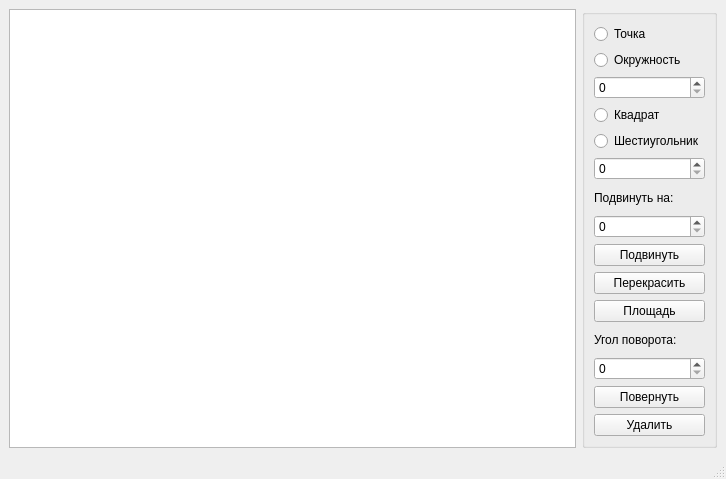
<?xml version="1.0" encoding="UTF-8"?>
<ui version="4.0">
 <class>MainWindow</class>
 <widget class="QMainWindow" name="MainWindow">
  <property name="geometry">
   <rect>
    <x>0</x>
    <y>0</y>
    <width>726</width>
    <height>479</height>
   </rect>
  </property>
  <property name="windowTitle">
   <string>MainWindow</string>
  </property>
  <widget class="QWidget" name="centralwidget">
   <layout class="QHBoxLayout" name="horizontalLayout">
    <item>
     <widget class="MyGraph" name="graphicsView"/>
    </item>
    <item>
     <widget class="QGroupBox" name="groupBox">
      <property name="title">
       <string/>
      </property>
      <layout class="QVBoxLayout" name="verticalLayout">
       <item>
        <widget class="QRadioButton" name="radioButton">
         <property name="text">
          <string>Точка</string>
         </property>
        </widget>
       </item>
       <item>
        <widget class="QRadioButton" name="radioButton_2">
         <property name="text">
          <string>Окружность</string>
         </property>
        </widget>
       </item>
       <item>
        <widget class="QSpinBox" name="spinBox"/>
       </item>
       <item>
        <widget class="QRadioButton" name="radioButton_3">
         <property name="text">
          <string>Квадрат</string>
         </property>
        </widget>
       </item>
       <item>
        <widget class="QRadioButton" name="radioButton_4">
         <property name="text">
          <string>Шестиугольник</string>
         </property>
        </widget>
       </item>
       <item>
        <widget class="QSpinBox" name="spinBox_3"/>
       </item>
       <item>
        <widget class="QLabel" name="label_2">
         <property name="text">
          <string>Подвинуть на:</string>
         </property>
        </widget>
       </item>
       <item>
        <widget class="QSpinBox" name="spinBox_2"/>
       </item>
       <item>
        <widget class="QPushButton" name="pushButton_3">
         <property name="text">
          <string>Подвинуть</string>
         </property>
        </widget>
       </item>
       <item>
        <widget class="QPushButton" name="pushButton">
         <property name="text">
          <string>Перекрасить</string>
         </property>
        </widget>
       </item>
       <item>
        <widget class="QPushButton" name="pushButton_4">
         <property name="text">
          <string>Площадь</string>
         </property>
        </widget>
       </item>
       <item>
        <widget class="QLabel" name="label_4">
         <property name="text">
          <string>Угол поворота:</string>
         </property>
        </widget>
       </item>
       <item>
        <widget class="QSpinBox" name="angle_spin">
         <property name="minimum">
          <number>0</number>
         </property>
         <property name="maximum">
          <number>360</number>
         </property>
         <property name="value">
          <number>0</number>
         </property>
        </widget>
       </item>
       <item>
        <widget class="QPushButton" name="but_angle">
         <property name="text">
          <string>Повернуть</string>
         </property>
        </widget>
       </item>
       <item>
        <widget class="QPushButton" name="del_but">
         <property name="text">
          <string>Удалить</string>
         </property>
        </widget>
       </item>
      </layout>
     </widget>
    </item>
   </layout>
  </widget>
  <widget class="QMenuBar" name="menubar">
   <property name="geometry">
    <rect>
     <x>0</x>
     <y>0</y>
     <width>726</width>
     <height>21</height>
    </rect>
   </property>
  </widget>
  <widget class="QStatusBar" name="statusbar"/>
 </widget>
 <customwidgets>
  <customwidget>
   <class>MyGraph</class>
   <extends>QGraphicsView</extends>
   <header>mygraph.h</header>
  </customwidget>
 </customwidgets>
 <resources/>
 <connections/>
</ui>
